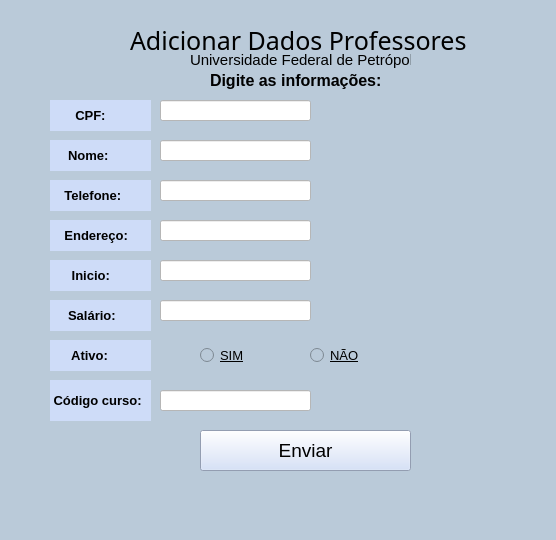
<?xml version="1.0" encoding="UTF-8"?>
<ui version="4.0">
 <class>MainWindow</class>
 <widget class="QMainWindow" name="MainWindow">
  <property name="geometry">
   <rect>
    <x>0</x>
    <y>0</y>
    <width>556</width>
    <height>540</height>
   </rect>
  </property>
  <property name="windowTitle">
   <string>MainWindow</string>
  </property>
  <property name="styleSheet">
   <string notr="true">background-color: rgb(186, 202, 217);
</string>
  </property>
  <widget class="QWidget" name="centralwidget">
   <widget class="QLabel" name="label_9">
    <property name="geometry">
     <rect>
      <x>50</x>
      <y>340</y>
      <width>101</width>
      <height>31</height>
     </rect>
    </property>
    <property name="font">
     <font>
      <family>MS UI Gothic</family>
      <pointsize>10</pointsize>
      <weight>75</weight>
      <italic>false</italic>
      <bold>true</bold>
      <underline>false</underline>
      <strikeout>false</strikeout>
      <kerning>true</kerning>
     </font>
    </property>
    <property name="styleSheet">
     <string notr="true">
background-color: rgb(206, 220, 248);</string>
    </property>
    <property name="text">
     <string>      Ativo:</string>
    </property>
   </widget>
   <widget class="QLabel" name="label_7">
    <property name="geometry">
     <rect>
      <x>50</x>
      <y>220</y>
      <width>101</width>
      <height>31</height>
     </rect>
    </property>
    <property name="font">
     <font>
      <family>MS UI Gothic</family>
      <pointsize>10</pointsize>
      <weight>75</weight>
      <italic>false</italic>
      <bold>true</bold>
      <underline>false</underline>
      <strikeout>false</strikeout>
      <kerning>true</kerning>
     </font>
    </property>
    <property name="styleSheet">
     <string notr="true">
background-color: rgb(206, 220, 248);</string>
    </property>
    <property name="text">
     <string>    Endereço:</string>
    </property>
   </widget>
   <widget class="QLabel" name="label_3">
    <property name="geometry">
     <rect>
      <x>210</x>
      <y>70</y>
      <width>181</width>
      <height>21</height>
     </rect>
    </property>
    <property name="font">
     <font>
      <family>MS UI Gothic</family>
      <pointsize>12</pointsize>
      <weight>75</weight>
      <bold>true</bold>
     </font>
    </property>
    <property name="text">
     <string>Digite as informações:</string>
    </property>
   </widget>
   <widget class="QLineEdit" name="lineEdit_5">
    <property name="geometry">
     <rect>
      <x>160</x>
      <y>390</y>
      <width>151</width>
      <height>21</height>
     </rect>
    </property>
    <property name="styleSheet">
     <string notr="true">background-color: rgb(255, 255, 255);</string>
    </property>
   </widget>
   <widget class="QLineEdit" name="lineEdit_4">
    <property name="geometry">
     <rect>
      <x>160</x>
      <y>220</y>
      <width>151</width>
      <height>21</height>
     </rect>
    </property>
    <property name="styleSheet">
     <string notr="true">background-color: rgb(255, 255, 255);</string>
    </property>
   </widget>
   <widget class="QLabel" name="label_8">
    <property name="geometry">
     <rect>
      <x>50</x>
      <y>380</y>
      <width>101</width>
      <height>41</height>
     </rect>
    </property>
    <property name="font">
     <font>
      <family>MS UI Gothic</family>
      <pointsize>10</pointsize>
      <weight>75</weight>
      <italic>false</italic>
      <bold>true</bold>
      <underline>false</underline>
      <strikeout>false</strikeout>
      <kerning>true</kerning>
     </font>
    </property>
    <property name="styleSheet">
     <string notr="true">
background-color: rgb(206, 220, 248);</string>
    </property>
    <property name="text">
     <string> Código curso:</string>
    </property>
   </widget>
   <widget class="QLineEdit" name="lineEdit_2">
    <property name="geometry">
     <rect>
      <x>160</x>
      <y>140</y>
      <width>151</width>
      <height>21</height>
     </rect>
    </property>
    <property name="styleSheet">
     <string notr="true">background-color: rgb(255, 255, 255);</string>
    </property>
   </widget>
   <widget class="QLabel" name="label">
    <property name="geometry">
     <rect>
      <x>130</x>
      <y>30</y>
      <width>361</width>
      <height>21</height>
     </rect>
    </property>
    <property name="font">
     <font>
      <family>MS Gothic</family>
      <pointsize>19</pointsize>
     </font>
    </property>
    <property name="text">
     <string>Adicionar Dados Professores</string>
    </property>
   </widget>
   <widget class="QPushButton" name="pushButton_2">
    <property name="geometry">
     <rect>
      <x>200</x>
      <y>430</y>
      <width>211</width>
      <height>41</height>
     </rect>
    </property>
    <property name="font">
     <font>
      <family>MS UI Gothic</family>
      <pointsize>14</pointsize>
     </font>
    </property>
    <property name="styleSheet">
     <string notr="true">
background-color: rgb(206, 220, 248);</string>
    </property>
    <property name="text">
     <string>Enviar</string>
    </property>
   </widget>
   <widget class="QLabel" name="label_6">
    <property name="geometry">
     <rect>
      <x>50</x>
      <y>180</y>
      <width>101</width>
      <height>31</height>
     </rect>
    </property>
    <property name="font">
     <font>
      <family>MS UI Gothic</family>
      <pointsize>10</pointsize>
      <weight>75</weight>
      <bold>true</bold>
      <strikeout>false</strikeout>
     </font>
    </property>
    <property name="mouseTracking">
     <bool>false</bool>
    </property>
    <property name="tabletTracking">
     <bool>false</bool>
    </property>
    <property name="layoutDirection">
     <enum>Qt::LeftToRight</enum>
    </property>
    <property name="autoFillBackground">
     <bool>false</bool>
    </property>
    <property name="styleSheet">
     <string notr="true">
background-color: rgb(206, 220, 248);</string>
    </property>
    <property name="text">
     <string>    Telefone:</string>
    </property>
   </widget>
   <widget class="QLabel" name="label_4">
    <property name="geometry">
     <rect>
      <x>50</x>
      <y>100</y>
      <width>101</width>
      <height>31</height>
     </rect>
    </property>
    <property name="font">
     <font>
      <family>MS UI Gothic</family>
      <pointsize>10</pointsize>
      <weight>75</weight>
      <bold>true</bold>
      <strikeout>false</strikeout>
     </font>
    </property>
    <property name="styleSheet">
     <string notr="true">
background-color: rgb(206, 220, 248);</string>
    </property>
    <property name="text">
     <string>       CPF:</string>
    </property>
   </widget>
   <widget class="QLineEdit" name="lineEdit">
    <property name="geometry">
     <rect>
      <x>160</x>
      <y>100</y>
      <width>151</width>
      <height>21</height>
     </rect>
    </property>
    <property name="styleSheet">
     <string notr="true">background-color: rgb(255, 255, 255);</string>
    </property>
   </widget>
   <widget class="QRadioButton" name="radioButton_2">
    <property name="geometry">
     <rect>
      <x>310</x>
      <y>340</y>
      <width>61</width>
      <height>31</height>
     </rect>
    </property>
    <property name="font">
     <font>
      <family>MS UI Gothic</family>
      <pointsize>10</pointsize>
      <weight>50</weight>
      <bold>false</bold>
      <underline>true</underline>
     </font>
    </property>
    <property name="text">
     <string>NÃO</string>
    </property>
   </widget>
   <widget class="QLabel" name="label_2">
    <property name="geometry">
     <rect>
      <x>190</x>
      <y>50</y>
      <width>221</width>
      <height>20</height>
     </rect>
    </property>
    <property name="font">
     <font>
      <family>MS UI Gothic</family>
      <pointsize>11</pointsize>
     </font>
    </property>
    <property name="text">
     <string>Universidade Federal de Petrópolis</string>
    </property>
   </widget>
   <widget class="QRadioButton" name="radioButton">
    <property name="geometry">
     <rect>
      <x>200</x>
      <y>340</y>
      <width>61</width>
      <height>31</height>
     </rect>
    </property>
    <property name="font">
     <font>
      <family>MS UI Gothic</family>
      <pointsize>10</pointsize>
      <weight>50</weight>
      <bold>false</bold>
      <underline>true</underline>
     </font>
    </property>
    <property name="text">
     <string>SIM</string>
    </property>
   </widget>
   <widget class="QLineEdit" name="lineEdit_3">
    <property name="geometry">
     <rect>
      <x>160</x>
      <y>180</y>
      <width>151</width>
      <height>21</height>
     </rect>
    </property>
    <property name="styleSheet">
     <string notr="true">background-color: rgb(255, 255, 255);</string>
    </property>
   </widget>
   <widget class="QLabel" name="label_5">
    <property name="geometry">
     <rect>
      <x>50</x>
      <y>140</y>
      <width>101</width>
      <height>31</height>
     </rect>
    </property>
    <property name="font">
     <font>
      <family>MS UI Gothic</family>
      <pointsize>10</pointsize>
      <weight>75</weight>
      <bold>true</bold>
      <strikeout>false</strikeout>
     </font>
    </property>
    <property name="styleSheet">
     <string notr="true">
background-color: rgb(206, 220, 248);</string>
    </property>
    <property name="text">
     <string>     Nome:</string>
    </property>
   </widget>
   <widget class="QLineEdit" name="lineEdit_6">
    <property name="geometry">
     <rect>
      <x>160</x>
      <y>300</y>
      <width>151</width>
      <height>21</height>
     </rect>
    </property>
    <property name="styleSheet">
     <string notr="true">background-color: rgb(255, 255, 255);</string>
    </property>
   </widget>
   <widget class="QLabel" name="label_10">
    <property name="geometry">
     <rect>
      <x>50</x>
      <y>260</y>
      <width>101</width>
      <height>31</height>
     </rect>
    </property>
    <property name="font">
     <font>
      <family>MS UI Gothic</family>
      <pointsize>10</pointsize>
      <weight>75</weight>
      <bold>true</bold>
      <strikeout>false</strikeout>
     </font>
    </property>
    <property name="mouseTracking">
     <bool>false</bool>
    </property>
    <property name="tabletTracking">
     <bool>false</bool>
    </property>
    <property name="layoutDirection">
     <enum>Qt::LeftToRight</enum>
    </property>
    <property name="autoFillBackground">
     <bool>false</bool>
    </property>
    <property name="styleSheet">
     <string notr="true">
background-color: rgb(206, 220, 248);</string>
    </property>
    <property name="text">
     <string>      Inicio:</string>
    </property>
   </widget>
   <widget class="QLineEdit" name="lineEdit_7">
    <property name="geometry">
     <rect>
      <x>160</x>
      <y>260</y>
      <width>151</width>
      <height>21</height>
     </rect>
    </property>
    <property name="styleSheet">
     <string notr="true">background-color: rgb(255, 255, 255);</string>
    </property>
   </widget>
   <widget class="QLabel" name="label_11">
    <property name="geometry">
     <rect>
      <x>50</x>
      <y>300</y>
      <width>101</width>
      <height>31</height>
     </rect>
    </property>
    <property name="font">
     <font>
      <family>MS UI Gothic</family>
      <pointsize>10</pointsize>
      <weight>75</weight>
      <italic>false</italic>
      <bold>true</bold>
      <underline>false</underline>
      <strikeout>false</strikeout>
      <kerning>true</kerning>
     </font>
    </property>
    <property name="styleSheet">
     <string notr="true">
background-color: rgb(206, 220, 248);</string>
    </property>
    <property name="text">
     <string>     Salário:</string>
    </property>
   </widget>
  </widget>
  <widget class="QStatusBar" name="statusbar"/>
 </widget>
 <resources/>
 <connections/>
</ui>
